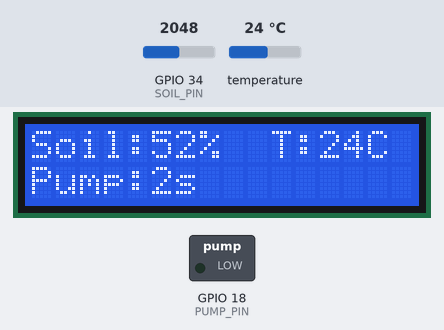
This sketch was run on a simulated ESP32. Parts: 16×2 character LCD, switched loads named in the sketch (green lamp = pin HIGH). The inputs (shaded band) are chosen by the test bench; at power-on: GPIO 34 (SOIL_PIN) = 2048, temperature 24 °C. What the sketch prints to the serial monitor is not drawn.

Above: at 3.5 s.
3.6 s: GPIO 34 (SOIL_PIN) set to 1894
At 12.4 s:
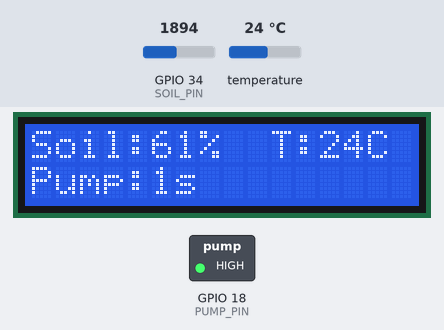
14.1 s: GPIO 34 (SOIL_PIN) set to 1757
At 17.7 s:
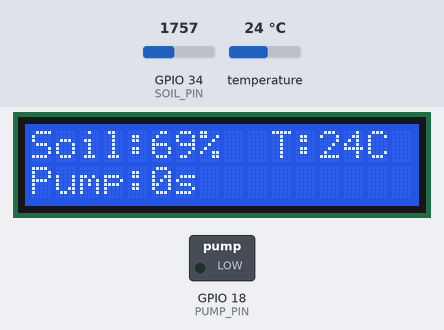
18.0 s: temperature set to 30.1 °C
At 21.5 s:
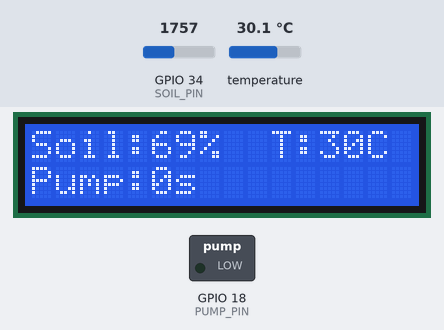
21.8 s: temperature set to 31.1 °C
At 26.4 s:
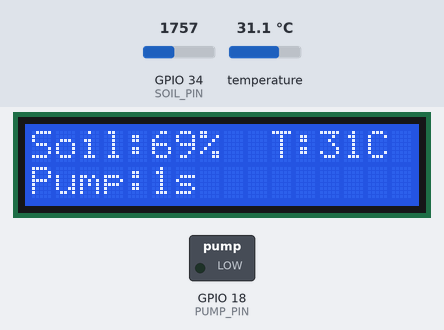
30.5 s: temperature set to 12 °C
At 34.9 s:
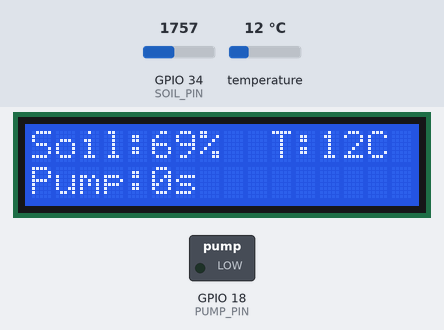
35.4 s: GPIO 34 (SOIL_PIN) set to 2866
At 38.3 s:
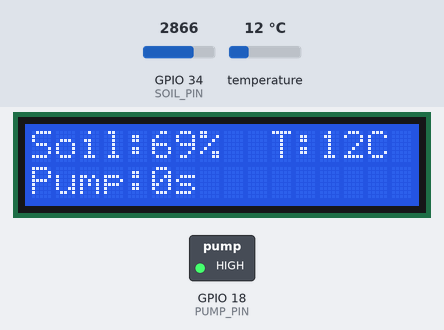
Timing chart, 0 to 47.1 s (numbered marks = the images above; inputs shaded):
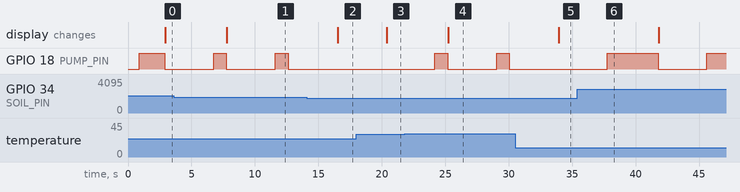

Measured:
- the behaviour switches between 1830 and 1829 on GPIO 34 (SOIL_PIN) (found by bisection; images 1 and 2)
- the behaviour switches between 30.6 and 30.7 °C on temperature (found by bisection; images 3 and 4)
- after the input at 3.6 s, the display: changes after 4.2 s (image 1)
- after the input at 14.1 s, GPIO 18 (PUMP_PIN): stays LOW (without the input it goes to HIGH after 2.4 s); the display: changes after 2.4 s (image 2)
- after the input at 18.0 s, the display: changes after 2.4 s (image 3)
- after the input at 21.8 s, GPIO 18 (PUMP_PIN): alternates HIGH for 1.0 s and LOW for 3.9 s, starting after 2.4 s; the display: changes after 3.4 s (image 4)
- after the input at 30.5 s, GPIO 18 (PUMP_PIN): stays LOW (without the input it goes to HIGH after 3.4 s); the display: changes after 3.4 s (image 5)
- after the input at 35.4 s, GPIO 18 (PUMP_PIN): LOW → HIGH after 2.4 s, → LOW 4.0 s later, → HIGH 3.9 s later

The sketch:

main2.ino
```cpp
#include <OneWire.h>
#include <DallasTemperature.h>
#include <Wire.h>
#include <LiquidCrystal_I2C.h>

// ================= PIN =================
#define SOIL_PIN 34
#define ONE_WIRE_BUS 19
#define PUMP_PIN 18

// ================= LCD =================
LiquidCrystal_I2C lcd(0x27, 16, 2);

// ================= SENSOR =================
OneWire oneWire(ONE_WIRE_BUS);
DallasTemperature sensors(&oneWire);

// ================= VAR =================
float soil_percent = 0;
float temperature = 0;
int durasi_pompa = 0;

// ================= KALIBRASI =================
int soil_dry = 3000;
int soil_wet = 1200;

// ================= FILTER SOIL =================
int readSoil(){
  int total = 0;
  for(int i=0;i<10;i++){
    total += analogRead(SOIL_PIN);
    delay(5);
  }
  return total/10;
}

// ================= MEMBERSHIP (SAMA) =================
float mf_kering(float x){
  if (x <= 20) return 1;
  else if (x >= 40) return 0;
  else return (40 - x) / 20.0;
}

float mf_agak_kering(float x){
  if (x <= 20 || x >= 60) return 0;
  else if (x == 40) return 1;
  else if (x < 40) return (x - 20) / 20.0;
  else return (60 - x) / 20.0;
}

float mf_agak_lembab(float x){
  if (x <= 40 || x >= 80) return 0;
  else if (x == 60) return 1;
  else if (x < 60) return (x - 40) / 20.0;
  else return (80 - x) / 20.0;
}

float mf_lembab(float x){
  if (x <= 60 || x >= 90) return 0;
  else if (x == 75) return 1;
  else if (x < 75) return (x - 60) / 15.0;
  else return (90 - x) / 15.0;
}

float mf_basah(float x){
  if (x <= 80) return 0;
  else if (x >= 100) return 1;
  else return (x - 80) / 20.0;
}

// ================= SUHU =================
float mf_dingin(float t){
  if (t <= 20) return 1;
  else if (t >= 28) return 0;
  else return (28 - t) / 8.0;
}

float mf_normal(float t){
  if (t <= 22 || t >= 35) return 0;
  else if (t == 28) return 1;
  else if (t < 28) return (t - 22) / 6.0;
  else return (35 - t) / 7.0;
}

float mf_panas(float t){
  if (t <= 30) return 0;
  else if (t >= 40) return 1;
  else return (t - 30) / 10.0;
}

// ================= FUZZY OUTPUT (DURASI) =================
int fuzzy_duration(float soil, float temp){

  float kering      = mf_kering(soil);
  float agak_kering = mf_agak_kering(soil);
  float agak_lembab = mf_agak_lembab(soil);
  float lembab      = mf_lembab(soil);
  float basah       = mf_basah(soil);

  float dingin = mf_dingin(temp);
  float normal = mf_normal(temp);
  float panas  = mf_panas(temp);

  // ===== RULE =====
  float r1 = min(kering, panas);        // 5 detik
  float r2 = min(kering, normal);       // 4 detik
  float r3 = min(kering, dingin);       // 4 detik

  float r4 = min(agak_kering, panas);   // 4 detik
  float r5 = min(agak_kering, normal);  // 3 detik
  float r6 = min(agak_kering, dingin);  // 3 detik

  float r7 = min(agak_lembab, panas);   // 2 detik
  float r8 = min(agak_lembab, normal);  // 2 detik
  float r9 = min(agak_lembab, dingin);  // 1 detik

  float r10 = max(lembab, basah);       // 0 detik

  // ===== OUTPUT =====
  float z1=5, z2=4, z3=4, z4=4, z5=3, z6=3, z7=2, z8=2, z9=1, z10=0;

  float num = r1*z1 + r2*z2 + r3*z3 +
              r4*z4 + r5*z5 + r6*z6 +
              r7*z7 + r8*z8 + r9*z9 +
              r10*z10;

  float den = r1+r2+r3+r4+r5+r6+r7+r8+r9+r10;

  if (den == 0) return 0;

  return (int)(num/den);
}

// ================= SETUP =================
void setup(){
  Serial.begin(115200);
  sensors.begin();
  lcd.init();
  lcd.backlight();

  pinMode(PUMP_PIN, OUTPUT);
}

// ================= LOOP =================
void loop(){

  // ===== READ =====
  int soil_adc = readSoil();
  soil_percent = (float)(soil_dry - soil_adc) / (soil_dry - soil_wet) * 100.0;
  soil_percent = constrain(soil_percent, 0, 100);

  sensors.requestTemperatures();
  temperature = sensors.getTempCByIndex(0);

  // ===== FUZZY =====
  durasi_pompa = fuzzy_duration(soil_percent, temperature);

  // ===== OUTPUT =====
  if(durasi_pompa > 0){
    digitalWrite(PUMP_PIN, HIGH);
    delay(durasi_pompa * 1000);
    digitalWrite(PUMP_PIN, LOW);
  }

  // ===== LCD =====
  // TANPA lcd.clear() biar tidak kedip
  lcd.setCursor(0,0);
  lcd.print("Soil:     Temp:   ");

  lcd.setCursor(0,0);
  lcd.print("Soil:");
  lcd.print((int)soil_percent);
  lcd.print("%");

  lcd.setCursor(10,0);
  lcd.print("T:");
  lcd.print((int)temperature);
  lcd.print("C");

  // Baris kedua opsional (status)
  lcd.setCursor(0,1);
  lcd.print("Pump:");
  lcd.print(durasi_pompa);
  lcd.print("s      ");
  // ===== SERIAL =====
  Serial.print("Soil: "); Serial.print(soil_percent);
  Serial.print("% | Temp: "); Serial.print(temperature);
  Serial.print("C | Durasi: "); Serial.println(durasi_pompa);

  delay(3000);
}
```
